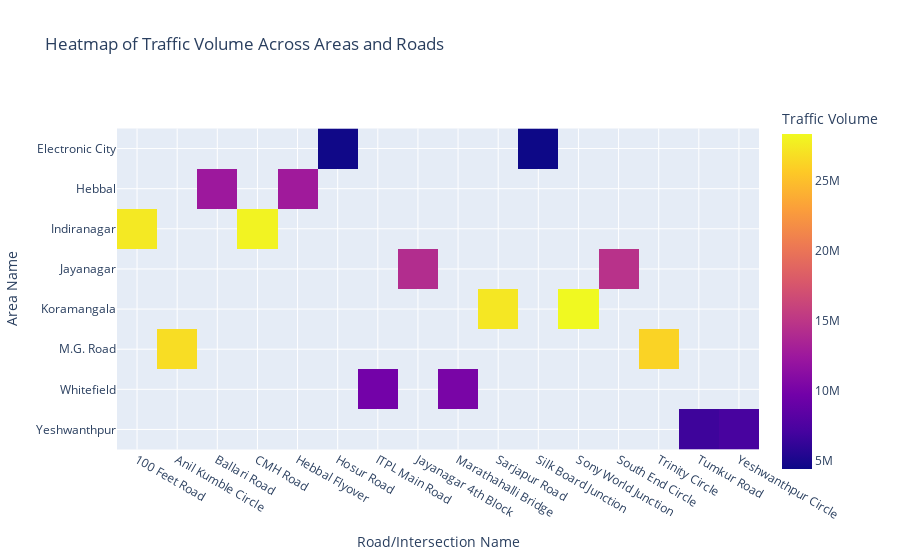

Write notebook code for a chart like this one.
### Code cell
heatmap_data = df.pivot_table(values='Traffic Volume', index='Area Name', columns='Road/Intersection Name', aggfunc='sum')
fig = px.imshow(heatmap_data, labels=dict(x="Road/Intersection Name", y="Area Name", color="Traffic Volume"),
                title="Heatmap of Traffic Volume Across Areas and Roads")
plt.savefig("Traffic volume accros Area and road.png")
fig.show()

### Figure 1 — Plotly figure (JSON) as saved in the notebook; plotly's stock layout.template omitted (floating-point values rounded to 4 significant figures)
{"data": [{"coloraxis": "coloraxis", "hovertemplate": "Road/Intersection Name: %{x}<br>Area Name: %{y}<br>Traffic Volume: %{z}<extra></extra>", "name": "0", "type": "heatmap", "x": ["100 Feet Road", "Anil Kumble Circle", "Ballari Road", "CMH Road", "Hebbal Flyover", "Hosur Road", "ITPL Main Road", "Jayanagar 4th Block", "Marathahalli Bridge", "Sarjapur Road", "Silk Board Junction", "Sony World Junction", "South End Circle", "Trinity Circle", "Tumkur Road", "Yeshwanthpur Circle"], "xaxis": "x", "y": ["Electronic City", "Hebbal", "Indiranagar", "Jayanagar", "Koramangala", "M.G. Road", "Whitefield", "Yeshwanthpur"], "yaxis": "y", "z": [[null, null, null, null, null, 4586351, null, null, null, null, 4436997, null, null, null, null, null], [null, null, 12505777, null, 12700794, null, null, null, null, null, null, null, null, null, null, null], [27482893, null, null, 28046255, null, null, null, null, null, null, null, null, null, null, null, null], [null, null, null, null, null, null, null, 14207817, null, null, null, null, 14649543, null, null, null], [null, null, null, null, null, null, null, null, null, 27329166, null, 28366028, null, null, null, null], [null, 26756138, null, null, null, null, null, null, null, null, null, null, null, 26229802, null, null], [null, null, null, null, null, null, 9839717, null, 10220293, null, null, null, null, null, null, null], [null, null, null, null, null, null, null, null, null, null, null, null, null, null, 6705391, 7190364]]}], "layout": {"coloraxis": {"colorbar": {"title": {"text": "Traffic Volume"}}, "colorscale": [[0, "#0d0887"], [0.1111, "#46039f"], [0.2222, "#7201a8"], [0.3333, "#9c179e"], [0.4444, "#bd3786"], [0.5556, "#d8576b"], [0.6667, "#ed7953"], [0.7778, "#fb9f3a"], [0.8889, "#fdca26"], [1, "#f0f921"]]}, "title": {"text": "Heatmap of Traffic Volume Across Areas and Roads"}, "xaxis": {"anchor": "y", "constrain": "domain", "domain": [0, 1], "scaleanchor": "y", "title": {"text": "Road/Intersection Name"}}, "yaxis": {"anchor": "x", "autorange": "reversed", "constrain": "domain", "domain": [0, 1], "title": {"text": "Area Name"}}}}
